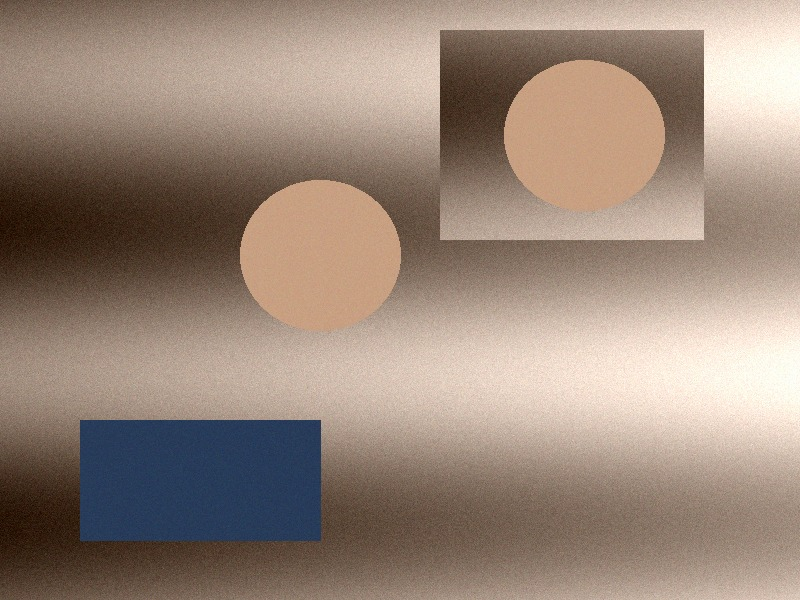
#> input picture backend/samples/edited_copy_move_synthetic_photo.jpg, 800 x 600 px; its folder holds only this picture in this run
$ python -i image_forensics.py   (imports and definitions only)   (older library calls are emulated)
#> lines starting #> are read from the running program, lines starting #| are printed output that depends on the picture
"""
Pixel-level image forensics: Error Level Analysis, noise residual, double-JPEG
("JPEG ghost") detection, and ORB-based copy-move detection. Each function
returns a Signal plus an optional heatmap PNG (as raw bytes) for the UI.

All of these are classic, well-documented forensic heuristics (Farid et al.
and similar literature) re-implemented here from scratch with numpy/PIL/
OpenCV -- not copied from any dataset or proprietary tool.
"""
from __future__ import annotations

import io
from pathlib import Path
from typing import Any

import cv2
import numpy as np
from PIL import Image

from ..signals import Signal

LIMITS_ELA = (
    "Error Level Analysis highlights regions that respond differently to JPEG re-compression, "
    "which often (not always) correlates with edited/pasted regions. It produces false positives "
    "on text, logos, sharp edges, and any image saved at very high or very low quality, and is "
    "unreliable after resizing, screenshotting, or multiple re-saves."
)
LIMITS_NOISE = (
    "Noise residual analysis flags regions whose sensor-noise pattern differs from the rest of "
    "the image, which can indicate splicing -- but denoising filters, resizing, heavy compression, "
    "and even uniform smooth surfaces (sky, walls) can all mimic or hide this pattern."
)
LIMITS_GHOST = (
    "Double/'ghost' JPEG compression analysis looks for regions whose compression history differs "
    "from the rest of the image, a common splicing fingerprint -- but a single uniform re-save, "
    "screenshotting, or messaging-app recompression can produce similar effects with no splicing "
    "involved at all."
)
LIMITS_COPYMOVE = (
    "Copy-move detection looks for duplicated regions using keypoint matching, which catches "
    "naive clone-stamp edits but misses well-blended or heavily-transformed copies, and can "
    "false-positive on images with large repetitive textures (brick walls, carpets, grass)."
)
LIMITS_LIGHTING = (
    "This is a coarse global heuristic comparing brightness-gradient direction across image "
    "quadrants, not real 3D lighting/shadow geometry analysis. It can miss subtle inconsistencies "
    "and can false-positive on images with multiple real light sources (indoor scenes, flash photos)."
)


def _to_png_bytes(im: Image.Image) -> bytes:
    buf = io.BytesIO()
    im.save(buf, format="PNG")
    return buf.getvalue()


def _heatmap_overlay(base_gray: np.ndarray, heat: np.ndarray, base_rgb: np.ndarray) -> Image.Image:
    heat_norm = heat - heat.min()
    if heat_norm.max() > 0:
        heat_norm = heat_norm / heat_norm.max()
    heat_u8 = (heat_norm * 255).astype(np.uint8)
    colored = cv2.applyColorMap(heat_u8, cv2.COLORMAP_INFERNO)
    colored = cv2.cvtColor(colored, cv2.COLOR_BGR2RGB)
    overlay = (0.55 * base_rgb + 0.45 * colored).astype(np.uint8)
    return Image.fromarray(overlay)


# [100 lines left out: functions estimate_jpeg_quality, error_level_analysis, not called in this run]


def noise_residual_analysis(path: Path) -> tuple[Signal, bytes | None]:
    try:
        with Image.open(path) as im:
#> im is the input picture: PIL image 800x600 RGB; mean R, G, B 154, 135.6, 122.3
            im = im.convert("RGB")
            arr = np.array(im)
    except Exception as e:
        return Signal(
            key="image.noise_residual", label="Noise Residual Analysis", category="forensic",
            direction=0.0, strength=0.0, summary=f"Could not run: {e}",
            limits=LIMITS_NOISE, applicable=False,
        ), None

    gray = cv2.cvtColor(arr, cv2.COLOR_RGB2GRAY).astype(np.float32)
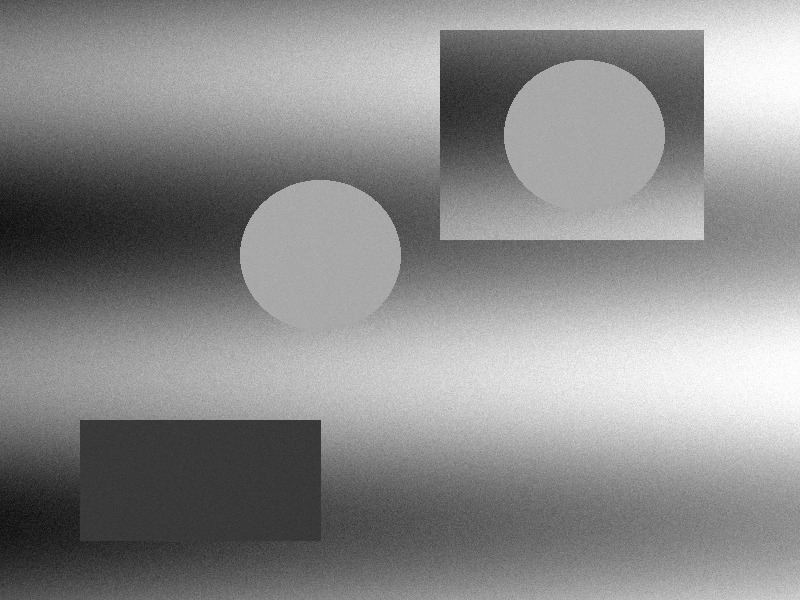
#> gray: shape (600, 800) float32; min 4, max 254, mean 139.6
    denoised = cv2.GaussianBlur(gray, (5, 5), 0)
    residual = gray - denoised
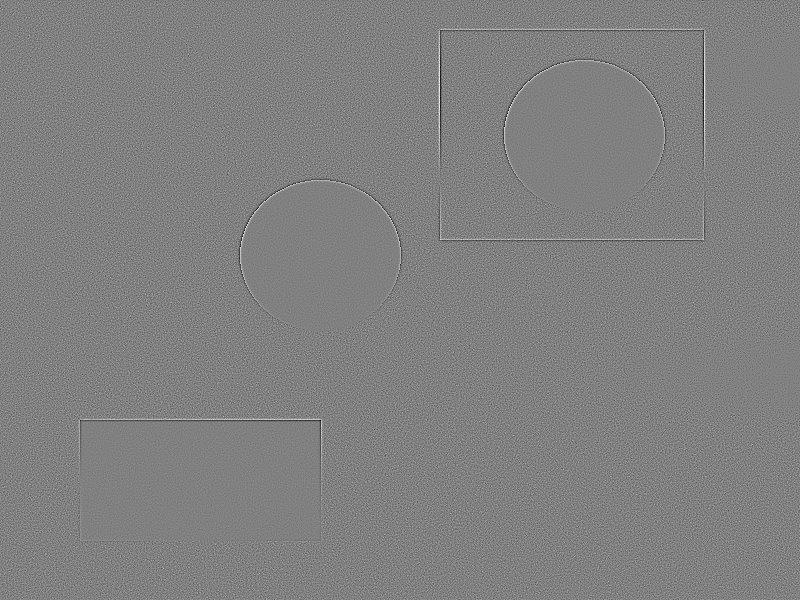
#> residual: shape (600, 800) float32; min -60.67, max 59.48, mean 0; drawn with min black and max white
    edges = cv2.Laplacian(gray, cv2.CV_32F, ksize=3)

    block = 24
    h, w = residual.shape
#> h = 600; w = 800
    local_vars = []
    edge_energy = []
    var_map = np.zeros_like(residual)
    for y in range(0, h - block, block):
        for x in range(0, w - block, block):
            patch = residual[y:y + block, x:x + block]
            v = float(patch.var())
            local_vars.append(v)
            edge_energy.append(float(np.abs(edges[y:y + block, x:x + block]).mean()))
            var_map[y:y + block, x:x + block] = v
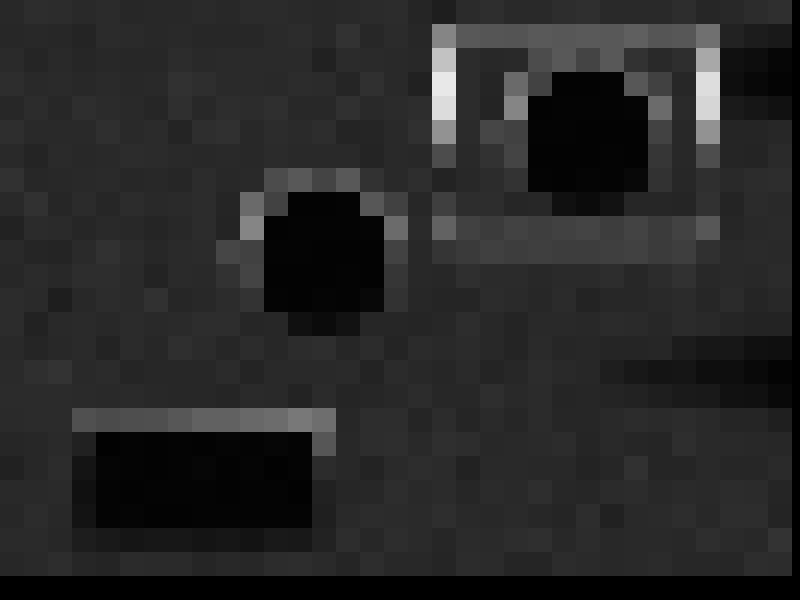
#> var_map: shape (600, 800) float32; min 0, max 232.7, mean 39.7
#> after the loop, edge_energy = 792 values, max 96.78 at index 117, min 13.62 at index 598, mean 47.82; local_vars = 792 values, max 232.7 at index 117, min 2.41 at index 598, mean 41.77

    local_vars = np.array(local_vars) if local_vars else np.array([0.0])
    edge_energy = np.array(edge_energy) if edge_energy else np.array([0.0])

    # Strong edges (object boundaries, text, high-contrast lines) naturally
    # produce high-pass residual energy that has nothing to do with sensor
    # noise. Comparing noise statistics only across the flatter (low-edge)
    # blocks avoids flagging ordinary edge-heavy photos as "spliced."
    edge_threshold = float(np.percentile(edge_energy, 70)) if len(edge_energy) > 5 else np.inf
#> edge_threshold = 52.11
    flat_mask = edge_energy <= edge_threshold
    flat_vars = local_vars[flat_mask] if flat_mask.any() else local_vars
#> flat_vars = 554 values, max 87.63 at index 74, min 2.41 at index 407, mean 33.79

    median_var = float(np.median(flat_vars))
#> median_var = 39.62
    mad = float(np.median(np.abs(flat_vars - median_var))) + 1e-6
#> mad = 2.76
    outlier_fraction = float(np.mean(np.abs(flat_vars - median_var) > 6 * mad))
#> outlier_fraction = 0.224

    # Baseline calibration note: even genuinely unedited photos typically show
    # an outlier fraction in the 0.10-0.20 range here, because JPEG
    # compression's own block artifacts vary with local image complexity --
    # this is NOT pure sensor noise. Thresholds below are set above that
    # observed baseline so this signal only activates meaningfully once the
    # heterogeneity clearly exceeds ordinary compression variation.
    strength = float(np.clip((outlier_fraction - 0.15) * 4, 0.0, 0.7))
#> strength = 0.295
    direction = float(np.clip((outlier_fraction - 0.18) * 5, -0.15, 0.6))
#> direction = 0.219

    summary = (
        f"Noise variance outlier fraction across {len(flat_vars)} low-edge blocks (of {len(local_vars)} total): "
        f"{outlier_fraction:.3f}. "
        + ("A meaningful fraction of blocks have a noise pattern that stands out sharply from the "
           "rest of the image, beyond what ordinary compression variation explains -- this can "
           "indicate a spliced-in region from a different source."
           if outlier_fraction > 0.18 else
           "Noise pattern looks consistent with ordinary compression variation across the image.")
    )

    heatmap_png = None
    try:
        heatmap_img = _heatmap_overlay(gray, var_map, arr)
#> in _heatmap_overlay, `colored = cv2.applyColorMap(heat_u8, cv2.COLORMAP_INFERNO)`:
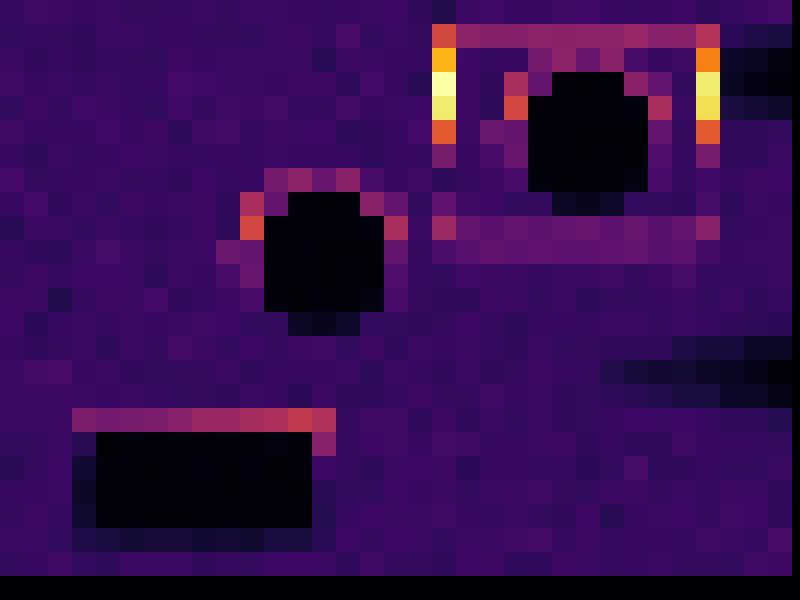
#> colored: shape (600, 800, 3); mean B, G, R 81.7, 11.8, 53.7
#> in _heatmap_overlay, `overlay = (0.55 * base_rgb + 0.45 * colored).astype(np.uint8)`:
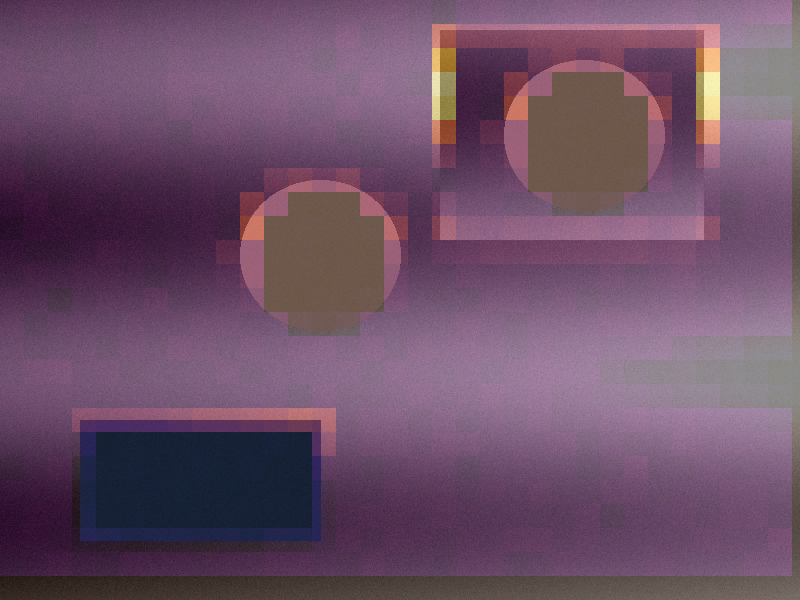
#> overlay: shape (600, 800, 3); mean R, G, B 108.4, 79.4, 103.6
        heatmap_png = _to_png_bytes(heatmap_img)
    except Exception:
        pass

    signal = Signal(
        key="image.noise_residual", label="Noise Residual Analysis", category="forensic",
        direction=direction, strength=strength, summary=summary, limits=LIMITS_NOISE,
        details={"outlier_fraction": outlier_fraction, "median_block_variance": median_var},
    )
    return signal, heatmap_png


# [231 lines left out: functions double_compression_ghost, copy_move_detection, lighting_consistency_heuristic, robustness_note, not called in this run]

>>> result = noise_residual_analysis('../../samples/edited_copy_move_synthetic_photo.jpg')
